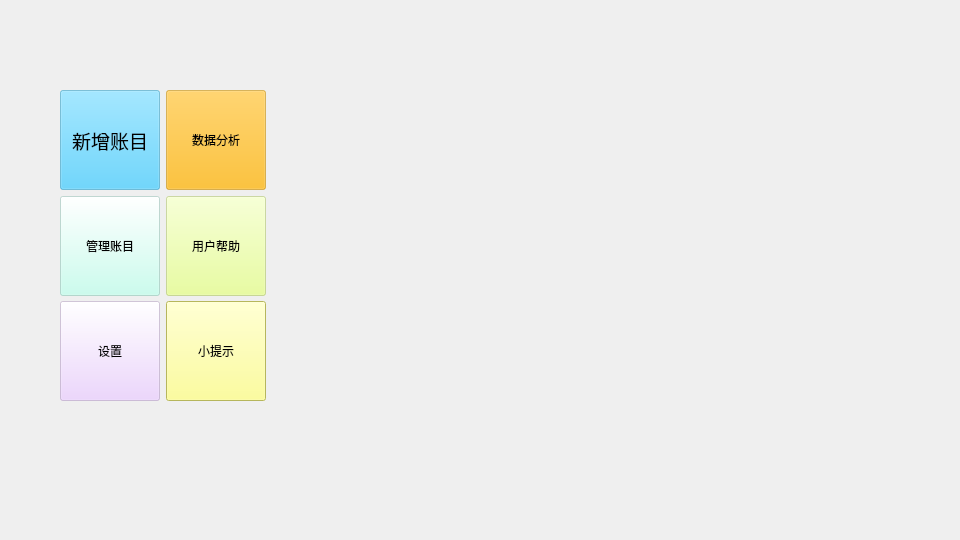
<?xml version="1.0" encoding="UTF-8"?>
<ui version="4.0">
 <class>main_page</class>
 <widget class="QWidget" name="main_page">
  <property name="geometry">
   <rect>
    <x>0</x>
    <y>0</y>
    <width>960</width>
    <height>540</height>
   </rect>
  </property>
  <property name="minimumSize">
   <size>
    <width>960</width>
    <height>540</height>
   </size>
  </property>
  <property name="maximumSize">
   <size>
    <width>960</width>
    <height>540</height>
   </size>
  </property>
  <property name="windowTitle">
   <string>Form</string>
  </property>
  <property name="windowIcon">
   <iconset theme="appointment-new"/>
  </property>
  <property name="styleSheet">
   <string notr="true"/>
  </property>
  <widget class="QWidget" name="gridLayoutWidget">
   <property name="geometry">
    <rect>
     <x>60</x>
     <y>90</y>
     <width>206</width>
     <height>311</height>
    </rect>
   </property>
   <layout class="QGridLayout" name="gridLayout">
    <item row="2" column="1">
     <widget class="QPushButton" name="btnUserHelp">
      <property name="minimumSize">
       <size>
        <width>100</width>
        <height>100</height>
       </size>
      </property>
      <property name="maximumSize">
       <size>
        <width>100</width>
        <height>100</height>
       </size>
      </property>
      <property name="styleSheet">
       <string notr="true">QPushButton {
	background-color: rgba(227, 255, 133, 125);
	font: 290 14pt &quot;幼圆&quot;;
    color: #000000; /* 文字颜色 */
    font-weight: normal;
    padding: 5px; /* 按需调整内边距 */
}

QPushButton:hover {
    text-decoration: underline; /* 鼠标悬浮文字加下划线 */
    color: #1e92ff; /* 文字颜色变浅 */
}

QPushButton:pressed {
    border-style: solid; /* 按下时边框样式 */
    border-width: 1px; /* 按下时边框宽度 */
    border-color: #8c8884; /* 按下时边框颜色 */
    border-radius: 5px; /* 边框圆角 */
}
</string>
      </property>
      <property name="text">
       <string>用户帮助</string>
      </property>
     </widget>
    </item>
    <item row="3" column="0">
     <widget class="QPushButton" name="btnSettings">
      <property name="minimumSize">
       <size>
        <width>100</width>
        <height>100</height>
       </size>
      </property>
      <property name="maximumSize">
       <size>
        <width>100</width>
        <height>100</height>
       </size>
      </property>
      <property name="styleSheet">
       <string notr="true">QPushButton {
	background-color: rgba(233, 202, 255, 125);
	font: 290 14pt &quot;幼圆&quot;;
    color: #000000; /* 文字颜色 */
    font-weight: normal;
    padding: 5px; /* 按需调整内边距 */
}

QPushButton:hover {
    text-decoration: underline; /* 鼠标悬浮文字加下划线 */
    color: #1e92ff; /* 文字颜色变浅 */
}

QPushButton:pressed {
    border-style: solid; /* 按下时边框样式 */
    border-width: 1px; /* 按下时边框宽度 */
    border-color: #8c8884; /* 按下时边框颜色 */
    border-radius: 5px; /* 边框圆角 */
}
</string>
      </property>
      <property name="text">
       <string>设置</string>
      </property>
     </widget>
    </item>
    <item row="2" column="0">
     <widget class="QPushButton" name="btnManageAccount">
      <property name="minimumSize">
       <size>
        <width>100</width>
        <height>100</height>
       </size>
      </property>
      <property name="maximumSize">
       <size>
        <width>100</width>
        <height>100</height>
       </size>
      </property>
      <property name="focusPolicy">
       <enum>Qt::StrongFocus</enum>
      </property>
      <property name="styleSheet">
       <string notr="true">QPushButton {
	background-color: rgba(188, 255, 236, 125);
	font: 290 14pt &quot;幼圆&quot;;
    color: #000000; /* 文字颜色 */
    font-weight: normal;
    padding: 5px; /* 按需调整内边距 */
}

QPushButton:hover {
    text-decoration: underline; /* 鼠标悬浮文字加下划线 */
    color: #1e92ff; /* 文字颜色变浅 */
}

QPushButton:pressed {
    border-style: solid; /* 按下时边框样式 */
    border-width: 1px; /* 按下时边框宽度 */
    border-color: #8c8884; /* 按下时边框颜色 */
    border-radius: 5px; /* 边框圆角 */
}
</string>
      </property>
      <property name="text">
       <string>管理账目</string>
      </property>
     </widget>
    </item>
    <item row="0" column="1">
     <widget class="QPushButton" name="btnDataAnalysis">
      <property name="minimumSize">
       <size>
        <width>100</width>
        <height>100</height>
       </size>
      </property>
      <property name="maximumSize">
       <size>
        <width>100</width>
        <height>100</height>
       </size>
      </property>
      <property name="styleSheet">
       <string notr="true">QPushButton {
   	
	background-color: rgba(255, 179, 0, 125);
	font: 290 14pt &quot;幼圆&quot;;
    color: #000000; /* 文字颜色 */
    font-weight: normal;
    padding: 5px; /* 按需调整内边距 */
}

QPushButton:hover {
    text-decoration: underline; /* 鼠标悬浮文字加下划线 */
    color: #1e92ff; /* 文字颜色变浅 */
}

QPushButton:pressed {
    border-style: solid; /* 按下时边框样式 */
    border-width: 1px; /* 按下时边框宽度 */
    border-color: #8c8884; /* 按下时边框颜色 */
    border-radius: 5px; /* 边框圆角 */
}
</string>
      </property>
      <property name="text">
       <string>数据分析</string>
      </property>
     </widget>
    </item>
    <item row="3" column="1">
     <widget class="QPushButton" name="btnTip">
      <property name="minimumSize">
       <size>
        <width>100</width>
        <height>100</height>
       </size>
      </property>
      <property name="maximumSize">
       <size>
        <width>100</width>
        <height>100</height>
       </size>
      </property>
      <property name="styleSheet">
       <string notr="true">QPushButton {
	background-color: rgb(255, 255, 129);
	font: 290 14pt &quot;幼圆&quot;;
    color: #000000; /* 文字颜色 */
    font-weight: normal;
    padding: 5px; /* 按需调整内边距 */
}

QPushButton:hover {
    text-decoration: underline; /* 鼠标悬浮文字加下划线 */
    color: #1e92ff; /* 文字颜色变浅 */
}

QPushButton:pressed {
    border-style: solid; /* 按下时边框样式 */
    border-width: 1px; /* 按下时边框宽度 */
    border-color: #8c8884; /* 按下时边框颜色 */
    border-radius: 5px; /* 边框圆角 */
}
</string>
      </property>
      <property name="text">
       <string>小提示</string>
      </property>
     </widget>
    </item>
    <item row="0" column="0">
     <widget class="QPushButton" name="btnAddAccount">
      <property name="minimumSize">
       <size>
        <width>100</width>
        <height>100</height>
       </size>
      </property>
      <property name="maximumSize">
       <size>
        <width>100</width>
        <height>100</height>
       </size>
      </property>
      <property name="font">
       <font>
        <family>幼圆</family>
        <pointsize>14</pointsize>
        <italic>false</italic>
        <bold>false</bold>
        <strikeout>false</strikeout>
        <kerning>false</kerning>
       </font>
      </property>
      <property name="contextMenuPolicy">
       <enum>Qt::DefaultContextMenu</enum>
      </property>
      <property name="styleSheet">
       <string notr="true">QPushButton {
	background-color: rgba(61, 203, 255, 125);
	font: 290 14pt &quot;幼圆&quot;;
    color: #000000; /* 文字颜色 */
    font-weight: normal;
    padding: 5px; /* 按需调整内边距 */
}

QPushButton:hover {
    text-decoration: underline; /* 鼠标悬浮文字加下划线 */
    color: #1e92ff; /* 文字颜色变浅 */
}

QPushButton:pressed {
    border-style: solid; /* 按下时边框样式 */
    border-width: 1px; /* 按下时边框宽度 */
    border-color: #8c8884; /* 按下时边框颜色 */
    border-radius: 5px; /* 边框圆角 */
}
</string>
      </property>
      <property name="text">
       <string>新增账目</string>
      </property>
     </widget>
    </item>
   </layout>
   <zorder>btnAddAccount</zorder>
   <zorder>btnDataAnalysis</zorder>
   <zorder>btnManageAccount</zorder>
   <zorder>btnSettings</zorder>
   <zorder>btnTip</zorder>
   <zorder>btnUserHelp</zorder>
  </widget>
  <widget class="QWidget" name="widget" native="true">
   <property name="geometry">
    <rect>
     <x>0</x>
     <y>0</y>
     <width>960</width>
     <height>540</height>
    </rect>
   </property>
   <property name="minimumSize">
    <size>
     <width>960</width>
     <height>540</height>
    </size>
   </property>
   <property name="maximumSize">
    <size>
     <width>960</width>
     <height>540</height>
    </size>
   </property>
   <property name="font">
    <font>
     <family>幼圆</family>
     <pointsize>15</pointsize>
     <bold>false</bold>
    </font>
   </property>
   <property name="styleSheet">
    <string notr="true">
background-image: url(:/pages/main_page/image/background_page.png);</string>
   </property>
  </widget>
  <zorder>widget</zorder>
  <zorder>gridLayoutWidget</zorder>
 </widget>
 <resources/>
 <connections/>
</ui>
